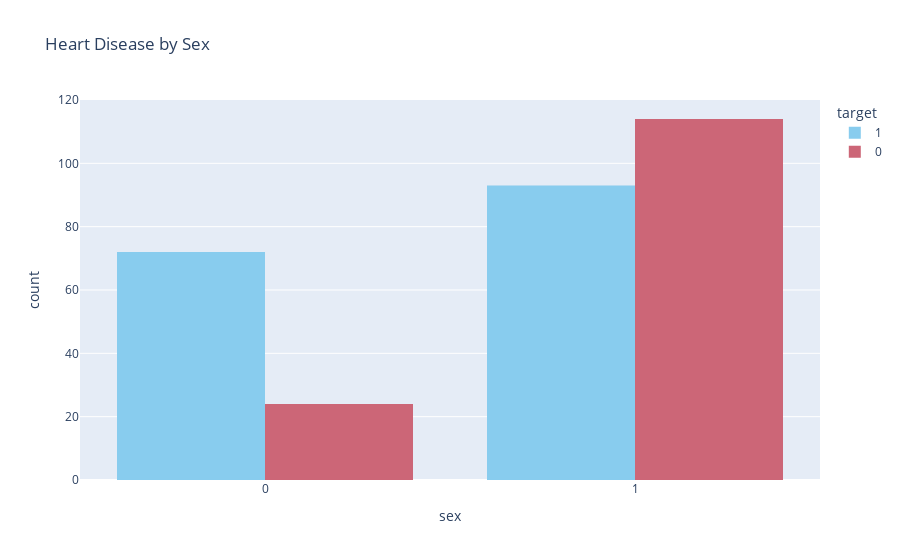

Notebook code cell kept with this figure:
### Code cell
#visualizing dataframe by Men Vs. Women heart disease  
fig = px.histogram(df,x='sex',color='target', barmode='group',
                   title='Heart Disease by Sex',
                   color_discrete_sequence=px.colors.qualitative.Safe)
fig.show()

### Figure 1 — Plotly figure (JSON) as saved in the notebook; plotly's stock layout.template omitted (floating-point values rounded to 4 significant figures; data arrays with more than 128 entries replaced by an {"elided": "..."} marker saying what was removed)
{"data": [{"alignmentgroup": "True", "bingroup": "x", "hovertemplate": "target=1<br>sex=%{x}<br>count=%{y}<extra></extra>", "legendgroup": "1", "marker": {"color": "rgb(136, 204, 238)", "pattern": {"shape": ""}}, "name": "1", "offsetgroup": "1", "orientation": "v", "showlegend": true, "type": "histogram", "x": {"elided": "165 int values"}, "xaxis": "x", "yaxis": "y"}, {"alignmentgroup": "True", "bingroup": "x", "hovertemplate": "target=0<br>sex=%{x}<br>count=%{y}<extra></extra>", "legendgroup": "0", "marker": {"color": "rgb(204, 102, 119)", "pattern": {"shape": ""}}, "name": "0", "offsetgroup": "0", "orientation": "v", "showlegend": true, "type": "histogram", "x": {"elided": "138 int values"}, "xaxis": "x", "yaxis": "y"}], "layout": {"barmode": "group", "legend": {"title": {"text": "target"}, "tracegroupgap": 0}, "title": {"text": "Heart Disease by Sex"}, "xaxis": {"anchor": "y", "domain": [0, 1], "title": {"text": "sex"}}, "yaxis": {"anchor": "x", "domain": [0, 1], "title": {"text": "count"}}}}
